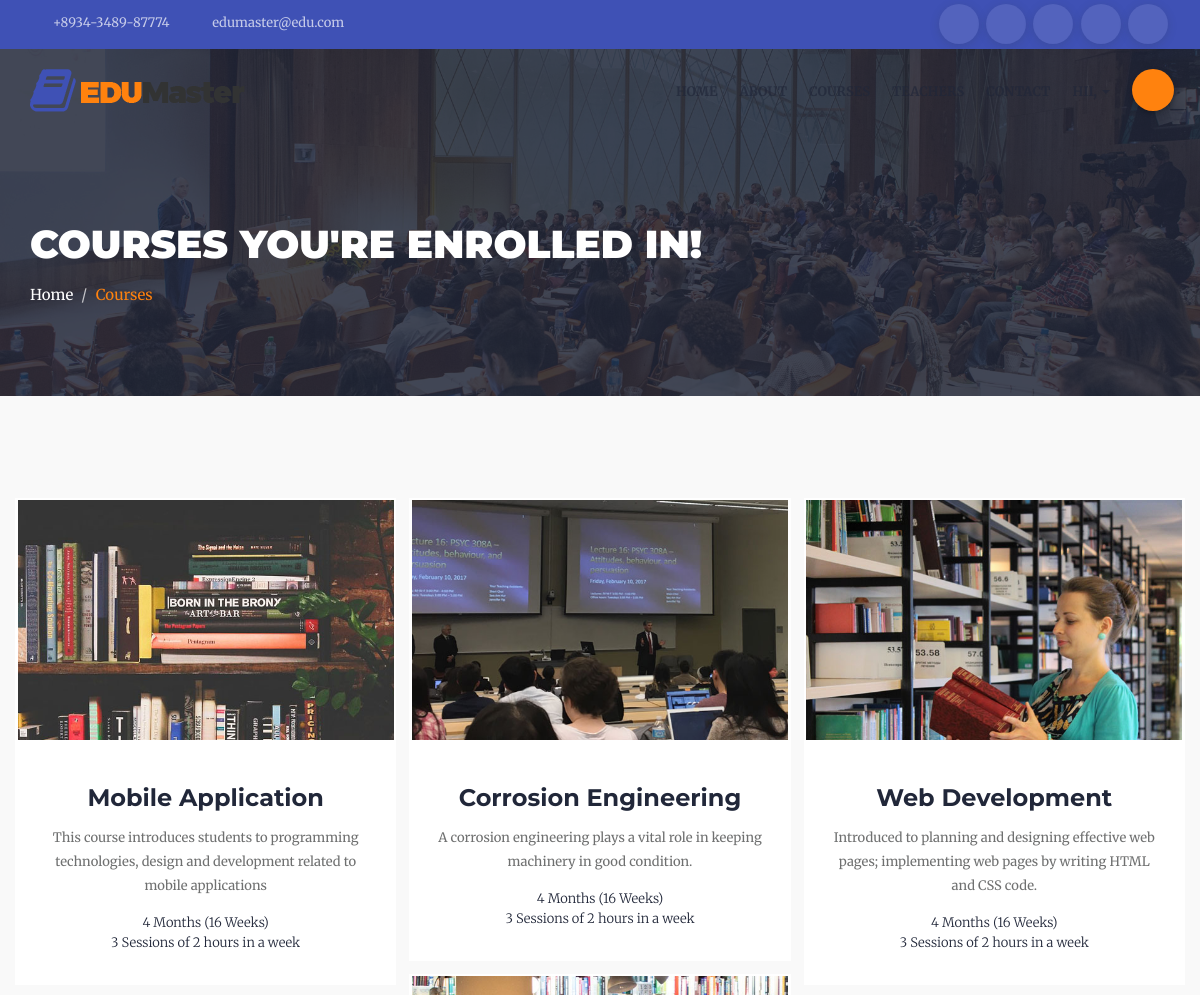
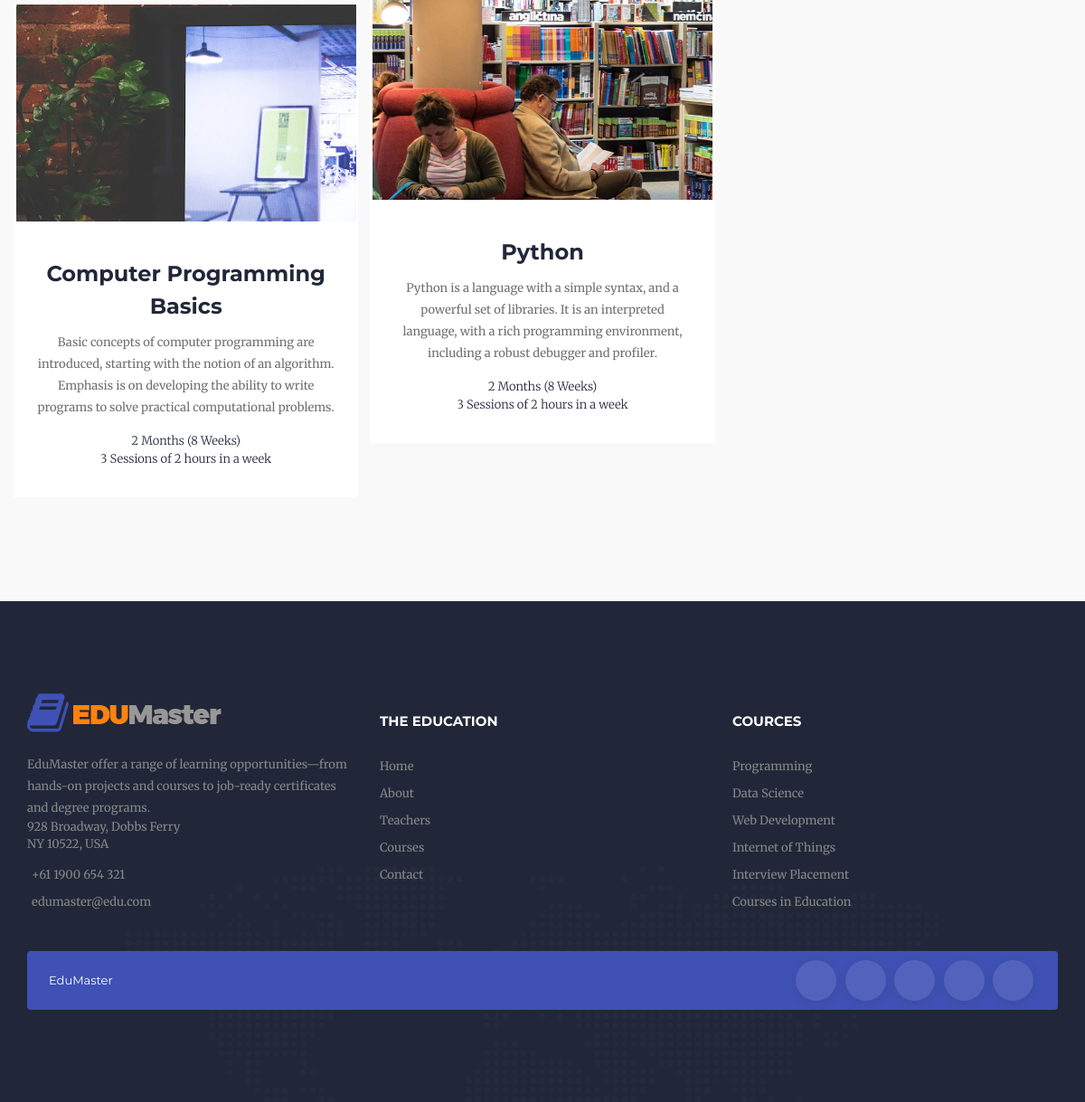
Page /courses-list (signed in) on the committed database (2 pictures, top to bottom).
### course/models.py (models this page shows)
class Courses(models.Model):
    title = models.CharField(max_length=100)
    desc = models.TextField()
    duration = models.CharField(max_length=50, default="4 Months (16 Weeks)")
    classes = models.CharField(max_length=50, default="3 Sessions of 2 hours in a week")

### course/views.py (the view)
# urls.py: path('courses-list', views.courses_list, name='courses-list'),
def courses_list(request):
    courses = Courses.objects.all()
    while True:
        a = random.randint(1, 11)
        if a+5 <= 15:
            break
    context = {
        'courses': courses[a:a+5]
    }
    return render(request, 'courses-list.html', context)

### course/templates/courses-list.html (shortened to what this page needs)
{% extends 'base.html' %}
{% load static %}
{% block body_class %} page page-template {% endblock %}
{% block main_body %}
<div class="csi-container ">
    <section0>
        <div class="csi-banner csi-banner-inner">
            <div class="csi-inner">
                <div class="container">
                    <div class="row">
                        <div class="col-xs-12">
                            <div class="csi-heading-area">
                                <div class="csi-heading csi-heading-white">
                                    {% if user.is_authenticated %}
                                    <h2 class="title">Courses you're enrolled in!</h2>
                                    {% else %}
                                    <h2 class="title">Explore all Courses</h2>
                                    {% endif %}
                                </div>
                                <ul class="breadcrumb">
                                    <li><a href="/">Home</a></li>
                                    <li class="active">Courses</li>
                                </ul>
                            </div>
                        </div>
                    </div>
                </div>
            </div>
        </div>
    </section0>
    <section>
        <div id="csi-teachers" class="csi-teachers">
            <div class="csi-inner">
                <div class="container">
                    <div class="csi-course-content">
                        <div class="row">
                            {% if user.is_authenticated %}
                                {% for course in courses %}
                                    <div class="csi-single-course">
                                <div class="csi-single-course-inner">
                                    <figure>
                                        {% if forloop.counter == 1 %}
                                        <img src="{% static 'assets/img/courses/cours1.jpg' %}" alt="cours">
                                        {% elif forloop.counter == 2 %}
                                        <img src="{% static 'assets/img/courses/cours2.jpg' %}" alt="cours">
                                        {% elif forloop.counter == 3 %}
                                        <img src="{% static 'assets/img/courses/cours3.jpg' %}" alt="cours">
                                        {% elif forloop.counter == 4 %}
                                        <img src="{% static 'assets/img/courses/cours4.jpg' %}" alt="cours">
                                        {% else %}
                                        <img src="{% static 'assets/img/courses/cours5.jpg' %}" alt="cours">
                                        {% endif %}
                                    </figure>
                                    <div class="course-info">
                                        <h3 class="title"><a href="#">{{course.title}}</a></h3>
                                        <p class="text">{{course.desc}}</p>
                                        <ul class="list-unstyled">
                                            <li>{{course.duration}}</li>
                                            <li>{{course.classes}}</li>
                                        </ul>
                                    </div>
                                </div>
                            </div>
                                {% endfor %}
                            {% endif %}
                        </div>
                    </div>
                </div>
            </div>
        </div>
    </section>
</div>
{% endblock %}

### rows in the picture
Courses: title "Mobile Application", desc "This course introduces students to programming technologies, design and development related to mobile applications", duration "4 Months (16 Weeks)", classes "3 Sessions of 2 hours in a week"
Courses: title "Computer Programming Basics", desc "Basic concepts of computer programming are introduced, starting with the notion of an algorithm. Emphasis is on developing the ability to write programs to solve practical computational problems.", duration "2 Months (8 Weeks)", classes "3 Sessions of 2 hours in a week"
Courses: title "Corrosion Engineering", desc "A corrosion engineering plays a vital role in keeping machinery in good condition.", duration "4 Months (16 Weeks)", classes "3 Sessions of 2 hours in a week"
Courses: title "Python", desc "Python is a language with a simple syntax, and a powerful set of libraries. It is an interpreted language, with a rich programming environment, including a robust debugger and profiler.", duration "2 Months (8 Weeks)", classes "3 Sessions of 2 hours in a week"
Courses: title "Web Development", desc "Introduced to planning and designing effective web pages; implementing web pages by writing HTML and CSS code.", duration "4 Months (16 Weeks)", classes "3 Sessions of 2 hours in a week"
